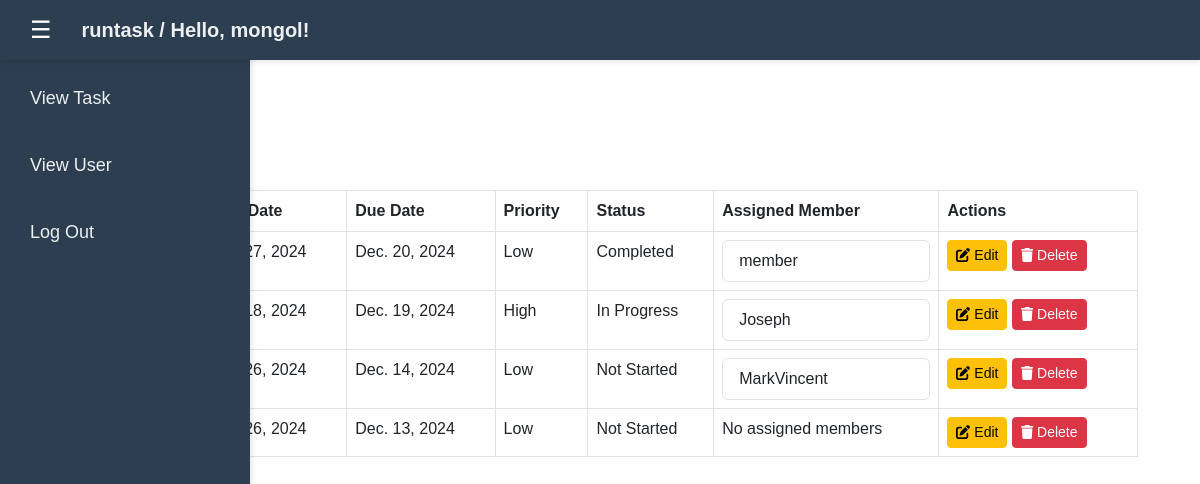
/dashboard_leader/ (signed in), run on the app's committed database.
### authentication/models.py (models this page shows, shortened)
class Task(models.Model):
    title = models.CharField(max_length=255)  # Task title
    start_date = models.DateField()  # Start date of the task
    due_date = models.DateField()  # Due date of the task
    priority = models.CharField(max_length=50, choices=[('Low', 'Low'), ('Medium', 'Medium'), ('High', 'High')])  # Priority of the task
    status = models.CharField(max_length=50, choices=[('Not Started', 'Not Started'), ('In Progress', 'In Progress'), ('Completed', 'Completed')])  # Status of the task
    assign_users = models.ManyToManyField(User, related_name='tasks')  # Users assigned to the task

### authentication/views.py (the view)
# urls.py: path('dashboard_leader/', views.dashboard_leader, name='dashboard_leader'),  # For leader dashboard
@login_required
def dashboard_leader(request):
    tasks = Task.objects.all()
    members = Member.objects.all()
    task_assigned_users = {
        task.title: list(task.assign_users.values_list('username', flat=True))
        for task in tasks
    }
    context = {
        'tasks': tasks,
        'members': members,
        'task_assigned_users': task_assigned_users
    }
    return render(request, 'authentication/dashboard_leader.html', {'members': members, 'tasks':tasks})

### templates/authentication/dashboard_leader.html (shortened to what this page needs)
<!DOCTYPE html>
<html lang="en">
{% load static %}
<head>
    <link href="https://cdnjs.cloudflare.com/ajax/libs/bootstrap/5.3.0/css/bootstrap.min.css" rel="stylesheet">
    <link rel="stylesheet" href="/static/dashboard-styles.css">
</head>
<body >
    <nav id="navbar" style="width: 100%; height: 60px; background-color: #2c3e50; display: flex; align-items: center; padding: 0 20px; box-shadow: 0px 2px 5px rgba(0, 0, 0, 0.1); position: fixed; top: 0; left: 0; z-index: 1000;">
        <button id="toggleSidebarBtn" style="padding: 10px; background-color: transparent; color: white; border: none; cursor: pointer; font-size: 24px; display: flex; align-items: center; justify-content: center;">
            ☰
        </button>
        <div style="margin-left: 20px; color: #ecf0f1; font-size: 20px; font-weight: bold;">
            runtask / Hello, {{ request.user.username }}!
        </div>
    </nav>
    <nav id="sidebar" class="sidebar" style="width: 250px; height: 100vh; background-color: #2c3e50; display: flex; flex-direction: column; padding: 20px; box-shadow: 2px 0px 5px rgba(0, 0, 0, 0.1); position: fixed; left: 0; top: 0; transition: transform 0.3s;">
        <div class="sidebar-brand" style="margin-bottom: 30px;">
            <a href="/">
            </a>
        </div>
        <ul class="sidebar-links" style="list-style: none; padding: 0;">
            <li style="margin-bottom: 20px;">
                <a href="/dashboard_leader" style="color: #ecf0f1; text-decoration: none; font-size: 18px; display: block; padding: 10px; border-radius: 5px; transition: background-color 0.3s;">
                    View Task
                </a>
            </li>
            <li style="margin-bottom: 20px;">
                <a href="/view_user_leader" style="color: #ecf0f1; text-decoration: none; font-size: 18px; display: block; padding: 10px; border-radius: 5px; transition: background-color 0.3s;">
                    View User
                </a>
            </li>
            <li style="margin-bottom: 20px;">
                <a href="/" style="color: #ecf0f1; text-decoration: none; font-size: 18px; display: block; padding: 10px; border-radius: 5px; transition: background-color 0.3s;">
                    Log Out
                </a>
            </li>
        </ul>
    </nav>
    <div id="mainContent" style="transition: margin-left 0.3s;">
    <div class="dashboard container" style="margin-top: 100px; padding: 20px;">
        <div class="container">
            <div class="d-flex justify-content-between align-items-center my-3">
                <button class="btn btn-primary ms-3" data-bs-toggle="modal" data-bs-target="#addTaskModal">
                </button>
            </div>
            <table class="table table-bordered">
                <thead>
                    <tr>
                        <th>Task Title</th>
                        <th>Start Date</th>
                        <th>Due Date</th>
                        <th>Priority</th>
                        <th>Status</th>
                        <th>Assigned Member</th>
                        <th>Actions</th>
                    </tr>
                </thead>
                <tbody>
                    {% for task in tasks %}
                    <tr data-task-title="{{ task.title }}"
                    data-start-date="{{ task.start_date }}"
                    data-due-date="{{ task.due_date }}"
                    data-priority="{{ task.priority }}"
                    data-status="{{ task.status }}">
                        <td>{{ task.title }}</td>
                        <td>{{ task.start_date }}</td>
                        <td>{{ task.due_date }}</td>
                        <td>{{ task.priority }}</td>
                        <td>{{ task.status }}</td>
                        <td>
                            {% if task.assign_users.exists %}
                                <ul class="list-group">
                                    {% for user in task.assign_users.all %}
                                    <li class="list-group-item">{{ user.username }}</li>
                                    {% endfor %}
                                </ul>
                            {% else %}
                                No assigned members
                            {% endif %}
                        </td>
                        <td>
                            <button class="btn btn-warning btn-sm edit-task-btn" data-bs-toggle="modal" data-bs-target="#editTaskModal">
                                <i class="fas fa-edit"></i> Edit
                            </button>
                            <button class="btn btn-danger btn-sm delete-task-btn" data-task-title="{{ task.title }}">
                                <i class="fas fa-trash"></i> Delete
                            </button>
                        </td>
                    </tr>
                    {% empty %}
                    <tr>
                        <td colspan="7">No tasks available.</td>
                    </tr>
                    {% endfor %}
                </tbody>
            </table>
        </div>
    </div>
    </div>
</body>
</html>

### static/dashboard-styles.css (style rules this page uses)
body { font-family: Arial, sans-serif; margin: 0; padding: 0; }
.dashboard { padding: 20px; }

### data on the page
Task: start_date "Dec. 27, 2024", due_date "Dec. 20, 2024", priority "Low", status "Completed"
Task: start_date "Dec. 18, 2024", due_date "Dec. 19, 2024", priority "High", status "In Progress"
Task: start_date "Dec. 26, 2024", due_date "Dec. 14, 2024", priority "Low", status "Not Started"
Task: start_date "Dec. 26, 2024", due_date "Dec. 13, 2024", priority "Low", status "Not Started", shows "No assigned members"

### other printed values
{{ request.user.username }} "mongol"
{{ user.username }} "member"
{{ user.username }} "Joseph"
{{ user.username }} "MarkVincent"
